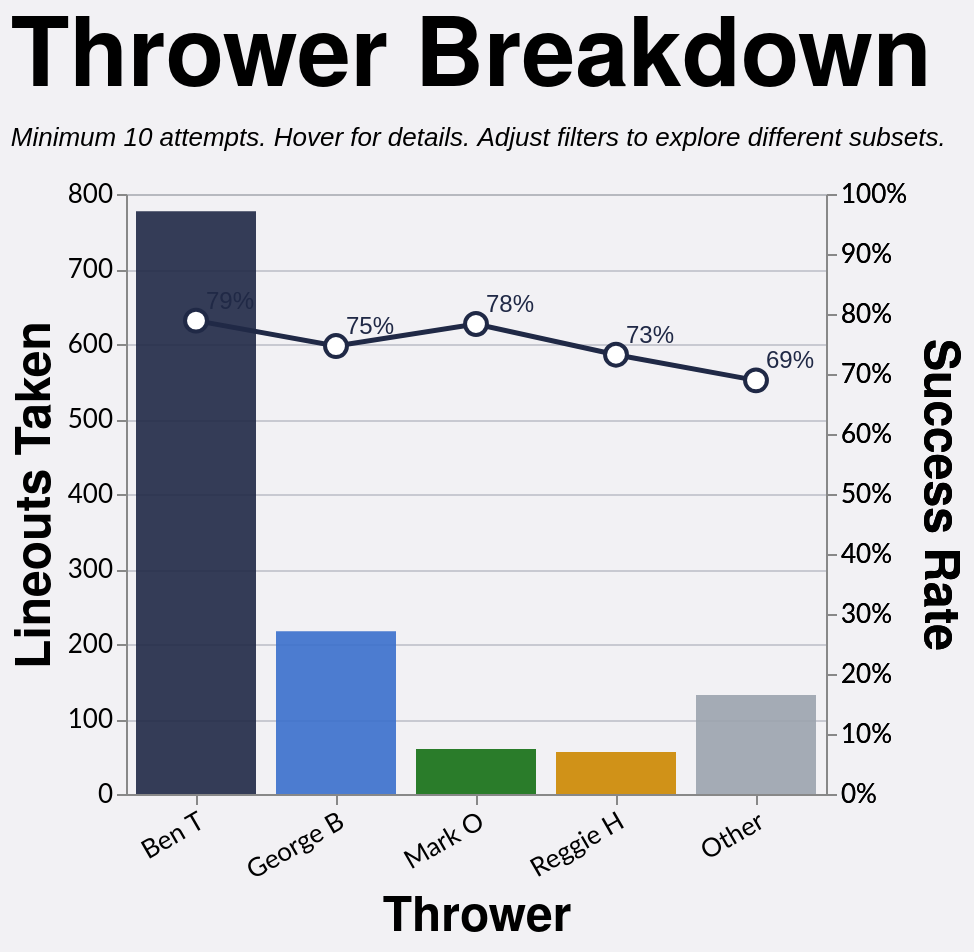

The Vega-Lite source for this figure:
### Vega-Lite specification from a JSON file in a GitHub repository (floating-point values rounded to 4 significant figures; data arrays with more than 128 entries replaced by an {"elided": "..."} marker saying what was removed)
{"config": {"axis": {"labelFont": "Lato, sans-serif", "titleFont": "PT Sans Narrow, Helvetica Neue, Helvetica, Arial, sans-serif", "labelFontSize": 13, "titleFontSize": 24, "gridColor": "#202947", "gridOpacity": 0.2}, "header": {"labelFont": "PT Sans Narrow, Helvetica Neue, Helvetica, Arial, sans-serif", "titleFont": "PT Sans Narrow, Helvetica Neue, Helvetica, Arial, sans-serif", "labelFontSize": 24, "titleFontSize": 28, "labelFontWeight": "bold", "orient": "left"}, "legend": {"labelFont": "Lato, sans-serif", "titleFont": "PT Sans Narrow, Helvetica Neue, Helvetica, Arial, sans-serif", "labelFontSize": 14, "titleFontSize": 16, "titlePadding": 5, "fillColor": "white", "strokeColor": "black", "padding": 10, "titleFontWeight": "lighter", "titleFontStyle": "italic", "titleColor": "gray", "offset": 10}, "title": {"font": "PT Sans Narrow, Helvetica Neue, Helvetica, Arial, sans-serif", "fontSize": 48, "fontWeight": "bold", "anchor": "start", "align": "center", "titlePadding": 20, "subtitlePadding": 10, "subtitleFontSize": 13, "subtitleColor": "", "subtitleFontStyle": "italic", "offset": 15, "color": "black"}, "axisX": {"labelAngle": 0}, "facet": {"title": null, "header": null, "align": {"row": "each", "column": "each"}}, "resolve": {"scale": {"y": "independent", "facet": "independent"}}, "background": "#f2f1f4", "scale": {"offsetBandPaddingOuter": 0.2, "offsetBandPaddingInner": 0.1}}, "layer": [{"mark": {"type": "bar", "opacity": 0.9, "size": 60}, "encoding": {"color": {"field": "thrower_tier", "legend": null, "scale": {"domain": ["Ben T", "George B", "Mark O", "Reggie H", "Other"], "range": ["#202946", "#3a6fcc", "#146f14", "#cc8800", "#9ca3af"]}, "type": "nominal"}, "stroke": {"value": "transparent"}, "tooltip": [{"field": "thrower_tier_name", "title": "Thrower", "type": "nominal"}, {"field": "attempts", "format": ",.0f", "title": "Attempts", "type": "quantitative"}, {"field": "won", "format": ",.0f", "title": "Won", "type": "quantitative"}, {"field": "success_rate", "format": ".1%", "title": "Success Rate", "type": "quantitative"}], "x": {"axis": {"labelAngle": -30}, "field": "thrower_tier", "sort": ["Ben T", "George B", "Mark O", "Reggie H", "Other"], "title": "Thrower", "type": "nominal"}, "y": {"field": "attempts", "title": "Lineouts Taken", "type": "quantitative"}}, "transform": [{"filter": "(loSquad == 'All' || datum.squad == loSquad) && (loSeason == 'All' || datum.season == loSeason) && (loGameType == 'All' || (loGameType == 'League + Cup' && (datum.game_type == 'League' || datum.game_type == 'Cup')) || (loGameType == 'League only' && datum.game_type == 'League') || datum.game_type == loGameType) && (loThrower == 'All' || datum.thrower == loThrower) && (loJumper == 'All' || datum.jumper == loJumper) && (loArea == 'All' || datum.area == loArea) && (loNumbers == 'All' || datum.numbers == loNumbers)"}, {"aggregate": [{"op": "count", "as": "attempts"}, {"op": "sum", "field": "won", "as": "won"}], "groupby": ["thrower_tier", "thrower_tier_name"]}, {"calculate": "datum.won / datum.attempts", "as": "success_rate"}]}, {"mark": {"type": "line", "point": {"fill": "white", "filled": false, "size": 120, "stroke": "#202946"}, "stroke": "#202946", "strokeWidth": 2.5}, "encoding": {"tooltip": [{"field": "thrower_tier_name", "title": "Thrower", "type": "nominal"}, {"field": "attempts", "format": ",.0f", "title": "Attempts", "type": "quantitative"}, {"field": "won", "format": ",.0f", "title": "Won", "type": "quantitative"}, {"field": "success_rate", "format": ".1%", "title": "Success Rate", "type": "quantitative"}], "x": {"axis": {"labelAngle": -30}, "field": "thrower_tier", "sort": ["Ben T", "George B", "Mark O", "Reggie H", "Other"], "title": "Thrower", "type": "nominal"}, "y": {"axis": {"format": "%"}, "field": "success_rate", "scale": {"domain": [0, 1]}, "title": "Success Rate", "type": "quantitative"}}, "transform": [{"filter": "(loSquad == 'All' || datum.squad == loSquad) && (loSeason == 'All' || datum.season == loSeason) && (loGameType == 'All' || (loGameType == 'League + Cup' && (datum.game_type == 'League' || datum.game_type == 'Cup')) || (loGameType == 'League only' && datum.game_type == 'League') || datum.game_type == loGameType) && (loThrower == 'All' || datum.thrower == loThrower) && (loJumper == 'All' || datum.jumper == loJumper) && (loArea == 'All' || datum.area == loArea) && (loNumbers == 'All' || datum.numbers == loNumbers)"}, {"aggregate": [{"op": "count", "as": "attempts"}, {"op": "sum", "field": "won", "as": "won"}], "groupby": ["thrower_tier", "thrower_tier_name"]}, {"calculate": "datum.won / datum.attempts", "as": "success_rate"}]}, {"mark": {"type": "text", "align": "left", "baseline": "middle", "color": "#202946", "dx": 5, "dy": -10, "fontSize": 12}, "encoding": {"text": {"field": "success_rate", "format": ".0%", "type": "quantitative"}, "x": {"axis": {"labelAngle": -30}, "field": "thrower_tier", "sort": ["Ben T", "George B", "Mark O", "Reggie H", "Other"], "title": "Thrower", "type": "nominal"}, "y": {"axis": {"format": "%"}, "field": "success_rate", "scale": {"domain": [0, 1]}, "title": "Success Rate", "type": "quantitative"}}, "transform": [{"filter": "(loSquad == 'All' || datum.squad == loSquad) && (loSeason == 'All' || datum.season == loSeason) && (loGameType == 'All' || (loGameType == 'League + Cup' && (datum.game_type == 'League' || datum.game_type == 'Cup')) || (loGameType == 'League only' && datum.game_type == 'League') || datum.game_type == loGameType) && (loThrower == 'All' || datum.thrower == loThrower) && (loJumper == 'All' || datum.jumper == loJumper) && (loArea == 'All' || datum.area == loArea) && (loNumbers == 'All' || datum.numbers == loNumbers)"}, {"aggregate": [{"op": "count", "as": "attempts"}, {"op": "sum", "field": "won", "as": "won"}], "groupby": ["thrower_tier", "thrower_tier_name"]}, {"calculate": "datum.won / datum.attempts", "as": "success_rate"}]}], "data": {"name": "data-fd97cf12bd15f6b074c1acc6385cdf30"}, "height": 300, "params": [{"name": "loSquad", "value": "All"}, {"name": "loSeason", "value": "All"}, {"name": "loGameType", "value": "All"}, {"name": "loThrower", "value": "All"}, {"name": "loJumper", "value": "All"}, {"name": "loArea", "value": "All"}, {"name": "loNumbers", "value": "All"}], "resolve": {"scale": {"y": "independent"}}, "title": {"text": "Thrower Breakdown", "subtitle": "Minimum 10 attempts. Hover for details. Adjust filters to explore different subsets."}, "width": {"step": 70}, "$schema": "https://vega.github.io/schema/vega-lite/v5.20.1.json", "datasets": {"data-fd97cf12bd15f6b074c1acc6385cdf30": {"elided": "1242 records"}}}
